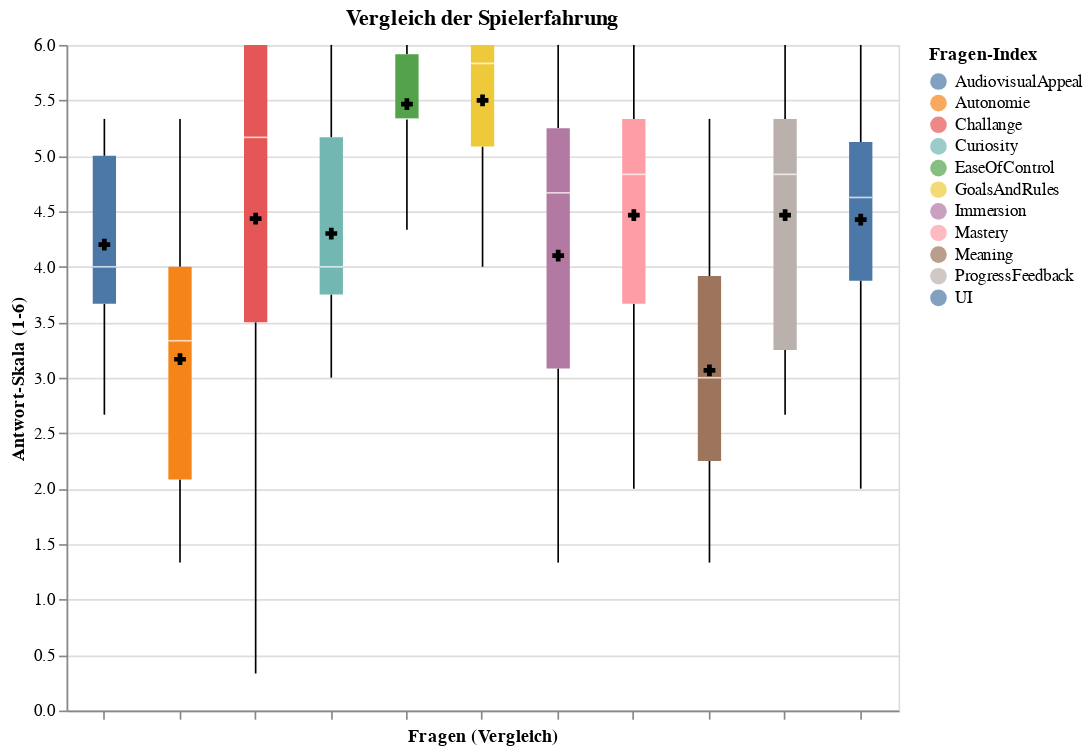

Notebook source saved alongside this figure:
### Code cell
visualize_boxplotted(df_aggregated_mit)

### Figure 1 — Vega-Lite specification as saved in the notebook (floating-point values rounded to 4 significant figures)
{"config": {"view": {"continuousWidth": 300, "continuousHeight": 300}}, "layer": [{"mark": {"type": "boxplot", "extent": "min-max"}, "encoding": {"color": {"field": "Frage", "legend": {"labelLimit": 300, "title": "Fragen-Index"}, "type": "nominal"}, "x": {"axis": {"labels": false}, "field": "Frage", "title": "Fragen (Vergleich)", "type": "nominal"}, "y": {"field": "Score", "scale": {"domain": [0, 6]}, "title": "Antwort-Skala (1-6)", "type": "quantitative"}}}, {"mark": {"type": "point", "filled": true, "shape": "cross", "size": 50}, "encoding": {"color": {"value": "black"}, "tooltip": [{"field": "Frage", "title": "Frage", "type": "nominal"}, {"aggregate": "mean", "field": "Score", "format": ".2f", "title": "Durchschnitt", "type": "quantitative"}], "x": {"axis": {"labels": false}, "field": "Frage", "title": "Fragen (Vergleich)", "type": "nominal"}, "y": {"aggregate": "mean", "field": "Score", "type": "quantitative"}}}], "data": {"name": "data-3ded83aa86ff42739edfccbb2fe4a9a0"}, "height": 400, "title": "Vergleich der Spielerfahrung", "width": 500, "$schema": "https://vega.github.io/schema/vega-lite/v6.1.0.json", "datasets": {"data-3ded83aa86ff42739edfccbb2fe4a9a0": [{"Frage": "EaseOfControl", "Score": 5.333}, {"Frage": "EaseOfControl", "Score": 5.333}, {"Frage": "EaseOfControl", "Score": 6.0}, {"Frage": "EaseOfControl", "Score": 5.333}, {"Frage": "EaseOfControl", "Score": 5.667}, {"Frage": "EaseOfControl", "Score": 4.333}, {"Frage": "EaseOfControl", "Score": 5.333}, {"Frage": "EaseOfControl", "Score": 6.0}, {"Frage": "EaseOfControl", "Score": 5.333}, {"Frage": "EaseOfControl", "Score": 6.0}, {"Frage": "GoalsAndRules", "Score": 6.0}, {"Frage": "GoalsAndRules", "Score": 5.333}, {"Frage": "GoalsAndRules", "Score": 4.0}, {"Frage": "GoalsAndRules", "Score": 5.667}, {"Frage": "GoalsAndRules", "Score": 6.0}, {"Frage": "GoalsAndRules", "Score": 5.0}, {"Frage": "GoalsAndRules", "Score": 6.0}, {"Frage": "GoalsAndRules", "Score": 6.0}, {"Frage": "GoalsAndRules", "Score": 5.0}, {"Frage": "GoalsAndRules", "Score": 6.0}, {"Frage": "Challange", "Score": 5.0}, {"Frage": "Challange", "Score": 0.3333}, {"Frage": "Challange", "Score": 3.0}, {"Frage": "Challange", "Score": 5.333}, {"Frage": "Challange", "Score": 6.0}, {"Frage": "Challange", "Score": 5.0}, {"Frage": "Challange", "Score": 6.0}, {"Frage": "Challange", "Score": 6.0}, {"Frage": "Challange", "Score": 1.667}, {"Frage": "Challange", "Score": 6.0}, {"Frage": "ProgressFeedback", "Score": 2.667}, {"Frage": "ProgressFeedback", "Score": 5.0}, {"Frage": "ProgressFeedback", "Score": 2.667}, {"Frage": "ProgressFeedback", "Score": 5.333}, {"Frage": "ProgressFeedback", "Score": 6.0}, {"Frage": "ProgressFeedback", "Score": 4.0}, {"Frage": "ProgressFeedback", "Score": 6.0}, {"Frage": "ProgressFeedback", "Score": 3.0}, {"Frage": "ProgressFeedback", "Score": 4.667}, {"Frage": "ProgressFeedback", "Score": 5.333}, {"Frage": "AudiovisualAppeal", "Score": 5.0}, {"Frage": "AudiovisualAppeal", "Score": 3.667}, {"Frage": "AudiovisualAppeal", "Score": 4.0}, {"Frage": "AudiovisualAppeal", "Score": 3.667}, {"Frage": "AudiovisualAppeal", "Score": 2.667}, {"Frage": "AudiovisualAppeal", "Score": 3.667}, {"Frage": "AudiovisualAppeal", "Score": 4.0}, {"Frage": "AudiovisualAppeal", "Score": 5.0}, {"Frage": "AudiovisualAppeal", "Score": 5.333}, {"Frage": "AudiovisualAppeal", "Score": 5.0}, {"Frage": "Meaning", "Score": 4.0}, {"Frage": "Meaning", "Score": 5.333}, {"Frage": "Meaning", "Score": 2.0}, {"Frage": "Meaning", "Score": 1.333}, {"Frage": "Meaning", "Score": 3.0}, {"Frage": "Meaning", "Score": 3.0}, {"Frage": "Meaning", "Score": 3.0}, {"Frage": "Meaning", "Score": 4.0}, {"Frage": "Meaning", "Score": 1.333}, {"Frage": "Meaning", "Score": 3.667}, {"Frage": "Curiosity", "Score": 4.0}, {"Frage": "Curiosity", "Score": 6.0}, {"Frage": "Curiosity", "Score": 4.0}, {"Frage": "Curiosity", "Score": 3.0}, {"Frage": "Curiosity", "Score": 4.0}, {"Frage": "Curiosity", "Score": 3.667}, {"Frage": "Curiosity", "Score": 4.667}, {"Frage": "Curiosity", "Score": 5.333}, {"Frage": "Curiosity", "Score": 3.0}, {"Frage": "Curiosity", "Score": 5.333}, {"Frage": "Mastery", "Score": 2.333}, {"Frage": "Mastery", "Score": 6.0}, {"Frage": "Mastery", "Score": 2.0}, {"Frage": "Mastery", "Score": 5.333}, {"Frage": "Mastery", "Score": 4.667}, {"Frage": "Mastery", "Score": 5.0}, {"Frage": "Mastery", "Score": 6.0}, {"Frage": "Mastery", "Score": 4.667}, {"Frage": "Mastery", "Score": 5.333}, {"Frage": "Mastery", "Score": 3.333}, {"Frage": "Immersion", "Score": 5.0}, {"Frage": "Immersion", "Score": 5.0}, {"Frage": "Immersion", "Score": 3.0}, {"Frage": "Immersion", "Score": 5.333}, {"Frage": "Immersion", "Score": 4.333}, {"Frage": "Immersion", "Score": 3.333}, {"Frage": "Immersion", "Score": 2.0}, {"Frage": "Immersion", "Score": 6.0}, {"Frage": "Immersion", "Score": 1.333}, {"Frage": "Immersion", "Score": 5.667}, {"Frage": "Autonomie", "Score": 4.0}, {"Frage": "Autonomie", "Score": 2.0}, {"Frage": "Autonomie", "Score": 2.0}, {"Frage": "Autonomie", "Score": 2.333}, {"Frage": "Autonomie", "Score": 2.667}, {"Frage": "Autonomie", "Score": 4.0}, {"Frage": "Autonomie", "Score": 1.333}, {"Frage": "Autonomie", "Score": 4.0}, {"Frage": "Autonomie", "Score": 5.333}, {"Frage": "Autonomie", "Score": 4.0}, {"Frage": "UI", "Score": 5.75}, {"Frage": "UI", "Score": 3.75}, {"Frage": "UI", "Score": 2.0}, {"Frage": "UI", "Score": 5.25}, {"Frage": "UI", "Score": 4.5}, {"Frage": "UI", "Score": 4.75}, {"Frage": "UI", "Score": 6.0}, {"Frage": "UI", "Score": 4.75}, {"Frage": "UI", "Score": 4.25}, {"Frage": "UI", "Score": 3.25}]}}
